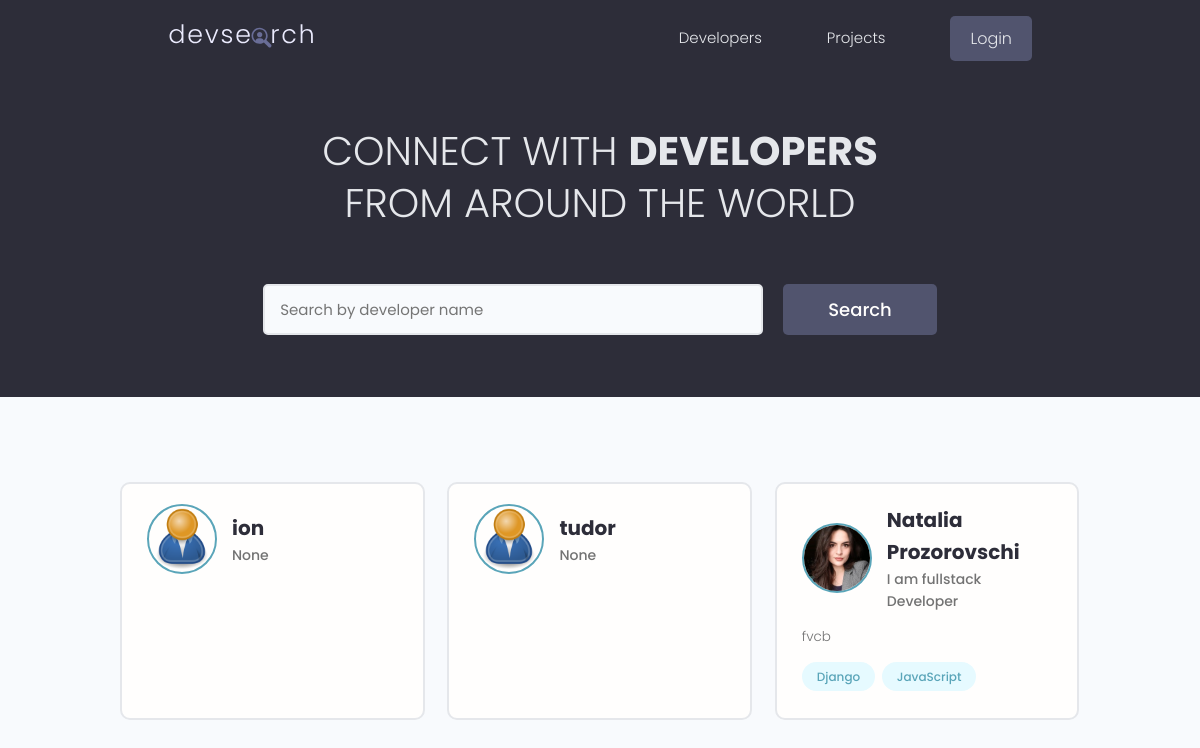
The app's page /, older data.
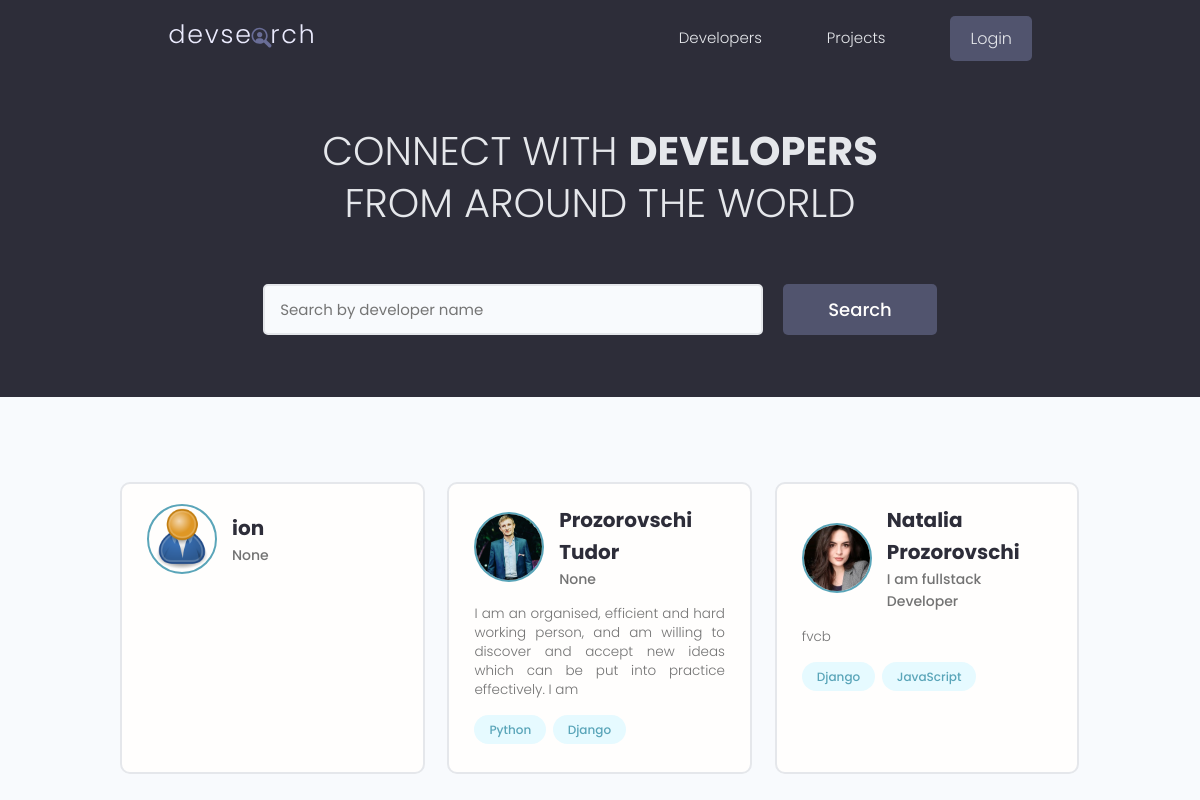
The same page, newer data.
### users/models.py (models this page shows, shortened)
class Profile(models.Model):
    user = models.OneToOneField(User, on_delete=models.CASCADE, null=True, blank=True)
    name = models.CharField(max_length=200, blank=True, null=True)
    email = models.EmailField(max_length=500, blank=True, null=True)
    username = models.CharField(max_length=200, blank=True, null=True)
    location = models.CharField(max_length=200, blank=True, null=True)
    short_intro = models.CharField(max_length=200, blank=True, null=True)
    bio = models.TextField(blank=True, null=True)
    profile_image = models.ImageField(
        null=True, blank=True, upload_to='profiles/', default="profiles/user-default.png")
    social_github = models.CharField(max_length=200, blank=True, null=True)
    social_twitter = models.CharField(max_length=200, blank=True, null=True)
    social_linkedin = models.CharField(max_length=200, blank=True, null=True)
    social_youtube = models.CharField(max_length=200, blank=True, null=True)
    social_website = models.CharField(max_length=200, blank=True, null=True)
    created = models.DateTimeField(auto_now_add=True)
    id = models.UUIDField(default=uuid.uuid4, unique=True,
                          primary_key=True, editable=False)

class Skill(models.Model):
    owner = models.ForeignKey(
        Profile, on_delete=models.CASCADE, null=True, blank=True)
    name = models.CharField(max_length=200, blank=True, null=True)
    description = models.TextField(null=True,blank=True)
    created = models.DateTimeField(auto_now_add=True)
    id = models.UUIDField(default=uuid.uuid4, unique=True,
                          primary_key=True, editable=False)
    def __str__(self):
        return str(self.name)

### users/views.py (the view)
# urls.py: path('', views.profiles, name="profiles"),
def profiles(request):
    profiles, search_query = searchProfiles(request)
    custom_range, profiles = paginateProfiles(request,profiles,3)
    context = {'profiles': profiles, 'search_query': search_query,
               'custom_range': custom_range}
    return render(request, 'users/profiles.html', context)

### users/utils.py (called while the page is built)
def paginateProfiles(request,profiles,results):
    page = request.GET.get('page')
    paginator = Paginator(profiles,results)
    try:
        profiles = paginator.page(page)
    except PageNotAnInteger:
        page = 1
        profiles = paginator.page(page)
    except EmptyPage:
        page = paginator.num_pages
        profiles = paginator.page(page)
    leftIndex = (int(page) - 4)
    if leftIndex < 1:
        leftIndex = 1
    rightIndex = (int(page) + 5)
    if rightIndex > paginator.num_pages:
        rightIndex = paginator.num_pages + 1
    custom_range = range(leftIndex,rightIndex)
    return custom_range, profiles

def searchProfiles(request):
    search_query = ''
    if request.GET.get('search_query'):
        search_query = request.GET.get('search_query')
    skills = Skill.objects.filter(name__icontains=search_query)
    profiles = Profile.objects.distinct().filter(
        Q(name__icontains=search_query)|
        Q(short_intro__icontains=search_query)|
        Q(skill__in=skills)
        )
    return profiles, search_query

### users/templates/users/profiles.html (shortened to what this page needs)
{% extends 'main.html' %}
{% block content %}
<main class="home">
    <section class="hero-section text-center">
      <div class="container container--narrow">
        <div class="hero-section__box">
          <h2>CONNECT WITH <span>DEVELOPERS</span></h2>
          <h2>FROM AROUND THE WORLD</h2>
        </div>
        <div class="hero-section__search">
          <form id="searchForm" class="form" action="{% url 'profiles' %}" method="get">
              <div class="form__field">
                  <input class="input input--text" id="formInput#search" type="text" name="search_query"
                      value="{{search_query}}" placeholder="Search by developer name" />
              </div>
              <input class="btn btn--sub btn--lg" type="submit" value="Search" />
          </form>
      </div>
  </div>
</section>
    <section class="devlist">
      <div class="container">
        <div class="grid grid--three">
          {% for profile in profiles %}
          <div class="column card">
            <div class="dev">
              <a href="{% url 'user-profile' profile.id %}" class="card__body">
                <div class="dev__profile">
                  <img class="avatar avatar--md" src="{{ profile.profile_image.url}}" alt="image" />
                  <div class="dev__meta">
                    <h3>{{profile.name}}</h3>
                    <h5>{{profile.short_intro|slice:"60"}}</h5>
                  </div>
                </div>
                <p class="dev__info">{{profile.bio|slice:"150"}}</p>
                <div class="dev__skills">
                  {% for skill in profile.skill_set.all %}
                  <span class="tag tag--pill tag--main">
                    <small>{{skill}}</small>
                  </span>
                  {% endfor %}
                </div>
              </a>
            </div>
          </div>
          {% endfor %}
        </div>
      </div>
    </section>
  </main>
{% endblock content %}

Row changes from the older to the newer data that the page shows:
changed Profile: profile_image: picture added in place of a placeholder; name "tudor" → "Prozorovschi Tudor"; bio (not shown) → "I am an organised, efficient and hard working person, and am willing to discover and accept new ideas which can be put into practice effectively. I am"
added Skill: name "Python", shown under Profile "Prozorovschi Tudor"
added Skill: name "Django", shown under Profile "Prozorovschi Tudor"
